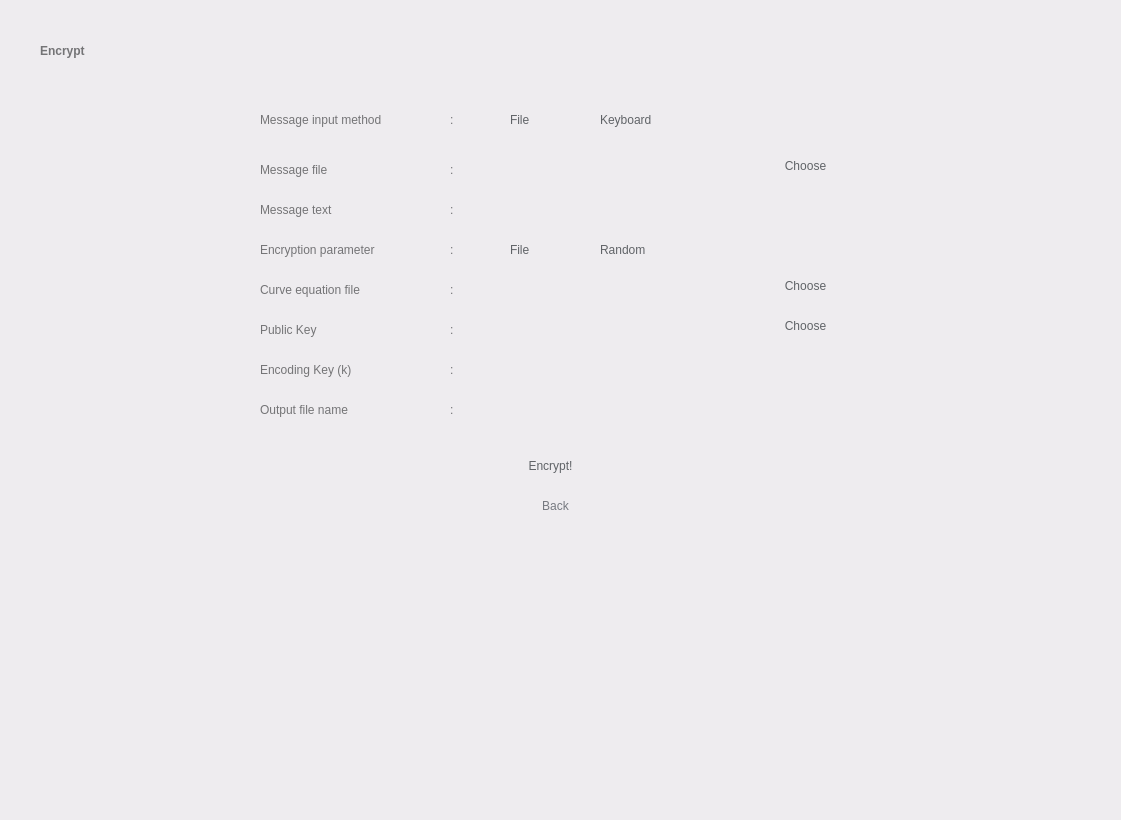
<?xml version="1.0" encoding="UTF-8"?>
<ui version="4.0">
 <class>Widget</class>
 <widget class="QWidget" name="Widget">
  <property name="geometry">
   <rect>
    <x>0</x>
    <y>0</y>
    <width>1121</width>
    <height>820</height>
   </rect>
  </property>
  <property name="windowTitle">
   <string>Widget</string>
  </property>
  <property name="styleSheet">
   <string notr="true">background-color: rgb(238, 236, 239);</string>
  </property>
  <widget class="QWidget" name="widget1" native="true">
   <property name="geometry">
    <rect>
     <x>0</x>
     <y>0</y>
     <width>1121</width>
     <height>821</height>
    </rect>
   </property>
   <property name="styleSheet">
    <string notr="true">QWidget#widget1 {background-color: rgb(246, 245, 247);};

</string>
   </property>
   <widget class="QLabel" name="label">
    <property name="geometry">
     <rect>
      <x>40</x>
      <y>30</y>
      <width>241</width>
      <height>41</height>
     </rect>
    </property>
    <property name="styleSheet">
     <string notr="true">background-color: rgba(255, 255, 255, 0);
color: rgb(116, 116, 118);
font: 36pt &quot;Product Sans&quot;;
font-weight: bold;
</string>
    </property>
    <property name="text">
     <string>Encrypt</string>
    </property>
    <property name="alignment">
     <set>Qt::AlignLeading|Qt::AlignLeft|Qt::AlignVCenter</set>
    </property>
   </widget>
   <widget class="QPushButton" name="goButton">
    <property name="geometry">
     <rect>
      <x>470</x>
      <y>440</y>
      <width>161</width>
      <height>51</height>
     </rect>
    </property>
    <property name="styleSheet">
     <string notr="true">font: 17pt &quot;Product Sans&quot;;
color: rgb(96, 99, 103);
border-radius: 25px;
</string>
    </property>
    <property name="text">
     <string>Encrypt!</string>
    </property>
   </widget>
   <widget class="QRadioButton" name="inputButton_1">
    <property name="geometry">
     <rect>
      <x>490</x>
      <y>110</y>
      <width>61</width>
      <height>20</height>
     </rect>
    </property>
    <property name="styleSheet">
     <string notr="true">font: 15pt &quot;Product Sans&quot;;
border-radius: 4px;
color: rgb(96, 99, 103);
background-color: rgba(255, 255, 255, 0);
</string>
    </property>
    <property name="text">
     <string>File</string>
    </property>
    <property name="autoExclusive">
     <bool>true</bool>
    </property>
    <attribute name="buttonGroup">
     <string notr="true">buttonGroup</string>
    </attribute>
   </widget>
   <widget class="QRadioButton" name="inputButton_2">
    <property name="geometry">
     <rect>
      <x>580</x>
      <y>110</y>
      <width>101</width>
      <height>20</height>
     </rect>
    </property>
    <property name="styleSheet">
     <string notr="true">font: 15pt &quot;Product Sans&quot;;
background-color: rgba(255, 255, 255, 0);
border-radius: 4px;
color: rgb(96, 99, 103);
</string>
    </property>
    <property name="text">
     <string>Keyboard</string>
    </property>
    <attribute name="buttonGroup">
     <string notr="true">buttonGroup</string>
    </attribute>
   </widget>
   <widget class="QLineEdit" name="inputFileField">
    <property name="geometry">
     <rect>
      <x>470</x>
      <y>150</y>
      <width>291</width>
      <height>31</height>
     </rect>
    </property>
    <property name="styleSheet">
     <string notr="true">border-radius: 2px;
padding-left: 10px;
color: rgb(116, 116, 118);
</string>
    </property>
    <property name="readOnly">
     <bool>true</bool>
    </property>
   </widget>
   <widget class="QLineEdit" name="inputKeyboardField">
    <property name="geometry">
     <rect>
      <x>470</x>
      <y>190</y>
      <width>291</width>
      <height>31</height>
     </rect>
    </property>
    <property name="styleSheet">
     <string notr="true">border-radius: 2px;
padding-left: 10px;
color: rgb(116, 116, 118);
</string>
    </property>
    <property name="readOnly">
     <bool>true</bool>
    </property>
   </widget>
   <widget class="QPushButton" name="messageFileButton">
    <property name="geometry">
     <rect>
      <x>770</x>
      <y>150</y>
      <width>71</width>
      <height>31</height>
     </rect>
    </property>
    <property name="styleSheet">
     <string notr="true">font: 15pt &quot;Product Sans&quot;;
color: rgb(96, 99, 103);
border-radius: 15px;
</string>
    </property>
    <property name="text">
     <string>Choose</string>
    </property>
   </widget>
   <widget class="QLabel" name="label_6">
    <property name="geometry">
     <rect>
      <x>260</x>
      <y>110</y>
      <width>171</width>
      <height>20</height>
     </rect>
    </property>
    <property name="styleSheet">
     <string notr="true">background-color: rgba(255, 255, 255, 0);
font: 15pt &quot;Product Sans&quot;;
color: rgb(116, 116, 118);</string>
    </property>
    <property name="text">
     <string>Message input method</string>
    </property>
    <property name="alignment">
     <set>Qt::AlignLeading|Qt::AlignLeft|Qt::AlignVCenter</set>
    </property>
   </widget>
   <widget class="QLabel" name="label_7">
    <property name="geometry">
     <rect>
      <x>260</x>
      <y>160</y>
      <width>171</width>
      <height>20</height>
     </rect>
    </property>
    <property name="styleSheet">
     <string notr="true">background-color: rgba(255, 255, 255, 0);
font: 15pt &quot;Product Sans&quot;;
color: rgb(116, 116, 118);</string>
    </property>
    <property name="text">
     <string>Message file</string>
    </property>
    <property name="alignment">
     <set>Qt::AlignLeading|Qt::AlignLeft|Qt::AlignVCenter</set>
    </property>
   </widget>
   <widget class="QLabel" name="label_8">
    <property name="geometry">
     <rect>
      <x>260</x>
      <y>200</y>
      <width>171</width>
      <height>20</height>
     </rect>
    </property>
    <property name="styleSheet">
     <string notr="true">background-color: rgba(255, 255, 255, 0);
font: 15pt &quot;Product Sans&quot;;
color: rgb(116, 116, 118);</string>
    </property>
    <property name="text">
     <string>Message text</string>
    </property>
    <property name="alignment">
     <set>Qt::AlignLeading|Qt::AlignLeft|Qt::AlignVCenter</set>
    </property>
   </widget>
   <widget class="QLabel" name="label_10">
    <property name="geometry">
     <rect>
      <x>260</x>
      <y>320</y>
      <width>171</width>
      <height>20</height>
     </rect>
    </property>
    <property name="styleSheet">
     <string notr="true">background-color: rgba(255, 255, 255, 0);
font: 15pt &quot;Product Sans&quot;;
color: rgb(116, 116, 118);</string>
    </property>
    <property name="text">
     <string>Public Key</string>
    </property>
    <property name="alignment">
     <set>Qt::AlignLeading|Qt::AlignLeft|Qt::AlignVCenter</set>
    </property>
   </widget>
   <widget class="QLabel" name="label_12">
    <property name="geometry">
     <rect>
      <x>450</x>
      <y>200</y>
      <width>16</width>
      <height>20</height>
     </rect>
    </property>
    <property name="styleSheet">
     <string notr="true">background-color: rgba(255, 255, 255, 0);
font: 15pt &quot;Product Sans&quot;;
color: rgb(116, 116, 118);</string>
    </property>
    <property name="text">
     <string>:</string>
    </property>
    <property name="alignment">
     <set>Qt::AlignLeading|Qt::AlignLeft|Qt::AlignVCenter</set>
    </property>
   </widget>
   <widget class="QLabel" name="label_13">
    <property name="geometry">
     <rect>
      <x>450</x>
      <y>160</y>
      <width>16</width>
      <height>20</height>
     </rect>
    </property>
    <property name="styleSheet">
     <string notr="true">background-color: rgba(255, 255, 255, 0);
font: 15pt &quot;Product Sans&quot;;
color: rgb(116, 116, 118);</string>
    </property>
    <property name="text">
     <string>:</string>
    </property>
    <property name="alignment">
     <set>Qt::AlignLeading|Qt::AlignLeft|Qt::AlignVCenter</set>
    </property>
   </widget>
   <widget class="QLabel" name="label_15">
    <property name="geometry">
     <rect>
      <x>450</x>
      <y>110</y>
      <width>16</width>
      <height>20</height>
     </rect>
    </property>
    <property name="styleSheet">
     <string notr="true">background-color: rgba(255, 255, 255, 0);
font: 15pt &quot;Product Sans&quot;;
color: rgb(116, 116, 118);</string>
    </property>
    <property name="text">
     <string>:</string>
    </property>
    <property name="alignment">
     <set>Qt::AlignLeading|Qt::AlignLeft|Qt::AlignVCenter</set>
    </property>
   </widget>
   <widget class="QLabel" name="label_17">
    <property name="geometry">
     <rect>
      <x>450</x>
      <y>320</y>
      <width>16</width>
      <height>20</height>
     </rect>
    </property>
    <property name="styleSheet">
     <string notr="true">background-color: rgba(255, 255, 255, 0);
font: 15pt &quot;Product Sans&quot;;
color: rgb(116, 116, 118);</string>
    </property>
    <property name="text">
     <string>:</string>
    </property>
    <property name="alignment">
     <set>Qt::AlignLeading|Qt::AlignLeft|Qt::AlignVCenter</set>
    </property>
   </widget>
   <widget class="QPushButton" name="backButton">
    <property name="geometry">
     <rect>
      <x>520</x>
      <y>490</y>
      <width>71</width>
      <height>31</height>
     </rect>
    </property>
    <property name="styleSheet">
     <string notr="true">font: 12pt &quot;Product Sans&quot;;
color: rgb(118, 121, 128);
background-color: rgba(255, 255, 255, 0);
border-radius: 15px;
</string>
    </property>
    <property name="text">
     <string>Back</string>
    </property>
   </widget>
   <widget class="QLineEdit" name="Factor2KeyField">
    <property name="geometry">
     <rect>
      <x>470</x>
      <y>350</y>
      <width>291</width>
      <height>31</height>
     </rect>
    </property>
    <property name="styleSheet">
     <string notr="true">border-radius: 2px;
padding-left: 10px;
color: rgb(116, 116, 118);
</string>
    </property>
   </widget>
   <widget class="QLabel" name="label_14">
    <property name="geometry">
     <rect>
      <x>260</x>
      <y>360</y>
      <width>171</width>
      <height>20</height>
     </rect>
    </property>
    <property name="styleSheet">
     <string notr="true">background-color: rgba(255, 255, 255, 0);
font: 15pt &quot;Product Sans&quot;;
color: rgb(116, 116, 118);</string>
    </property>
    <property name="text">
     <string>Encoding Key (k)</string>
    </property>
    <property name="alignment">
     <set>Qt::AlignLeading|Qt::AlignLeft|Qt::AlignVCenter</set>
    </property>
   </widget>
   <widget class="QLabel" name="label_19">
    <property name="geometry">
     <rect>
      <x>450</x>
      <y>360</y>
      <width>16</width>
      <height>20</height>
     </rect>
    </property>
    <property name="styleSheet">
     <string notr="true">background-color: rgba(255, 255, 255, 0);
font: 15pt &quot;Product Sans&quot;;
color: rgb(116, 116, 118);</string>
    </property>
    <property name="text">
     <string>:</string>
    </property>
    <property name="alignment">
     <set>Qt::AlignLeading|Qt::AlignLeft|Qt::AlignVCenter</set>
    </property>
   </widget>
   <widget class="QLineEdit" name="KeyFileName">
    <property name="geometry">
     <rect>
      <x>470</x>
      <y>390</y>
      <width>291</width>
      <height>31</height>
     </rect>
    </property>
    <property name="styleSheet">
     <string notr="true">border-radius: 2px;
padding-left: 10px;
color: rgb(116, 116, 118);
</string>
    </property>
   </widget>
   <widget class="QLabel" name="label_31">
    <property name="geometry">
     <rect>
      <x>260</x>
      <y>400</y>
      <width>171</width>
      <height>20</height>
     </rect>
    </property>
    <property name="styleSheet">
     <string notr="true">background-color: rgba(255, 255, 255, 0);
font: 15pt &quot;Product Sans&quot;;
color: rgb(116, 116, 118);</string>
    </property>
    <property name="text">
     <string>Output file name</string>
    </property>
    <property name="alignment">
     <set>Qt::AlignLeading|Qt::AlignLeft|Qt::AlignVCenter</set>
    </property>
   </widget>
   <widget class="QLabel" name="label_30">
    <property name="geometry">
     <rect>
      <x>450</x>
      <y>400</y>
      <width>16</width>
      <height>20</height>
     </rect>
    </property>
    <property name="styleSheet">
     <string notr="true">background-color: rgba(255, 255, 255, 0);
font: 15pt &quot;Product Sans&quot;;
color: rgb(116, 116, 118);</string>
    </property>
    <property name="text">
     <string>:</string>
    </property>
    <property name="alignment">
     <set>Qt::AlignLeading|Qt::AlignLeft|Qt::AlignVCenter</set>
    </property>
   </widget>
   <widget class="QLineEdit" name="messageOutput">
    <property name="geometry">
     <rect>
      <x>260</x>
      <y>530</y>
      <width>591</width>
      <height>181</height>
     </rect>
    </property>
    <property name="styleSheet">
     <string notr="true">border-radius: 2px;
padding-left: 10px;
color: rgb(116, 116, 118);
</string>
    </property>
   </widget>
   <widget class="QRadioButton" name="inputButton_5">
    <property name="geometry">
     <rect>
      <x>580</x>
      <y>240</y>
      <width>101</width>
      <height>20</height>
     </rect>
    </property>
    <property name="styleSheet">
     <string notr="true">font: 15pt &quot;Product Sans&quot;;
background-color: rgba(255, 255, 255, 0);
border-radius: 4px;
color: rgb(96, 99, 103);
</string>
    </property>
    <property name="text">
     <string>Random</string>
    </property>
   </widget>
   <widget class="QRadioButton" name="inputButton_6">
    <property name="geometry">
     <rect>
      <x>490</x>
      <y>240</y>
      <width>81</width>
      <height>20</height>
     </rect>
    </property>
    <property name="styleSheet">
     <string notr="true">font: 15pt &quot;Product Sans&quot;;
border-radius: 4px;
color: rgb(96, 99, 103);
background-color: rgba(255, 255, 255, 0);
</string>
    </property>
    <property name="text">
     <string>File</string>
    </property>
    <property name="autoExclusive">
     <bool>true</bool>
    </property>
   </widget>
   <widget class="QLabel" name="label_20">
    <property name="geometry">
     <rect>
      <x>450</x>
      <y>240</y>
      <width>16</width>
      <height>20</height>
     </rect>
    </property>
    <property name="styleSheet">
     <string notr="true">background-color: rgba(255, 255, 255, 0);
font: 15pt &quot;Product Sans&quot;;
color: rgb(116, 116, 118);</string>
    </property>
    <property name="text">
     <string>:</string>
    </property>
    <property name="alignment">
     <set>Qt::AlignLeading|Qt::AlignLeft|Qt::AlignVCenter</set>
    </property>
   </widget>
   <widget class="QLabel" name="label_21">
    <property name="geometry">
     <rect>
      <x>260</x>
      <y>240</y>
      <width>171</width>
      <height>20</height>
     </rect>
    </property>
    <property name="styleSheet">
     <string notr="true">background-color: rgba(255, 255, 255, 0);
font: 15pt &quot;Product Sans&quot;;
color: rgb(116, 116, 118);</string>
    </property>
    <property name="text">
     <string>Encryption parameter</string>
    </property>
    <property name="alignment">
     <set>Qt::AlignLeading|Qt::AlignLeft|Qt::AlignVCenter</set>
    </property>
   </widget>
   <widget class="QLabel" name="label_42">
    <property name="geometry">
     <rect>
      <x>450</x>
      <y>280</y>
      <width>16</width>
      <height>20</height>
     </rect>
    </property>
    <property name="styleSheet">
     <string notr="true">background-color: rgba(255, 255, 255, 0);
font: 15pt &quot;Product Sans&quot;;
color: rgb(116, 116, 118);</string>
    </property>
    <property name="text">
     <string>:</string>
    </property>
    <property name="alignment">
     <set>Qt::AlignLeading|Qt::AlignLeft|Qt::AlignVCenter</set>
    </property>
   </widget>
   <widget class="QLabel" name="label_43">
    <property name="geometry">
     <rect>
      <x>260</x>
      <y>280</y>
      <width>171</width>
      <height>20</height>
     </rect>
    </property>
    <property name="styleSheet">
     <string notr="true">background-color: rgba(255, 255, 255, 0);
font: 15pt &quot;Product Sans&quot;;
color: rgb(116, 116, 118);</string>
    </property>
    <property name="text">
     <string>Curve equation file</string>
    </property>
    <property name="alignment">
     <set>Qt::AlignLeading|Qt::AlignLeft|Qt::AlignVCenter</set>
    </property>
   </widget>
   <widget class="QPushButton" name="messageFileButton_3">
    <property name="geometry">
     <rect>
      <x>770</x>
      <y>270</y>
      <width>71</width>
      <height>31</height>
     </rect>
    </property>
    <property name="styleSheet">
     <string notr="true">font: 15pt &quot;Product Sans&quot;;
color: rgb(96, 99, 103);
border-radius: 15px;
</string>
    </property>
    <property name="text">
     <string>Choose</string>
    </property>
   </widget>
   <widget class="QLineEdit" name="inputFileField_3">
    <property name="geometry">
     <rect>
      <x>470</x>
      <y>270</y>
      <width>291</width>
      <height>31</height>
     </rect>
    </property>
    <property name="styleSheet">
     <string notr="true">border-radius: 2px;
padding-left: 10px;
color: rgb(116, 116, 118);
</string>
    </property>
    <property name="readOnly">
     <bool>true</bool>
    </property>
   </widget>
   <widget class="QLineEdit" name="inputFileField_4">
    <property name="geometry">
     <rect>
      <x>470</x>
      <y>310</y>
      <width>291</width>
      <height>31</height>
     </rect>
    </property>
    <property name="styleSheet">
     <string notr="true">border-radius: 2px;
padding-left: 10px;
color: rgb(116, 116, 118);
</string>
    </property>
    <property name="readOnly">
     <bool>true</bool>
    </property>
   </widget>
   <widget class="QPushButton" name="messageFileButton_4">
    <property name="geometry">
     <rect>
      <x>770</x>
      <y>310</y>
      <width>71</width>
      <height>31</height>
     </rect>
    </property>
    <property name="styleSheet">
     <string notr="true">font: 15pt &quot;Product Sans&quot;;
color: rgb(96, 99, 103);
border-radius: 15px;
</string>
    </property>
    <property name="text">
     <string>Choose</string>
    </property>
   </widget>
  </widget>
 </widget>
 <resources/>
 <connections/>
 <buttongroups>
  <buttongroup name="buttonGroup"/>
 </buttongroups>
</ui>
